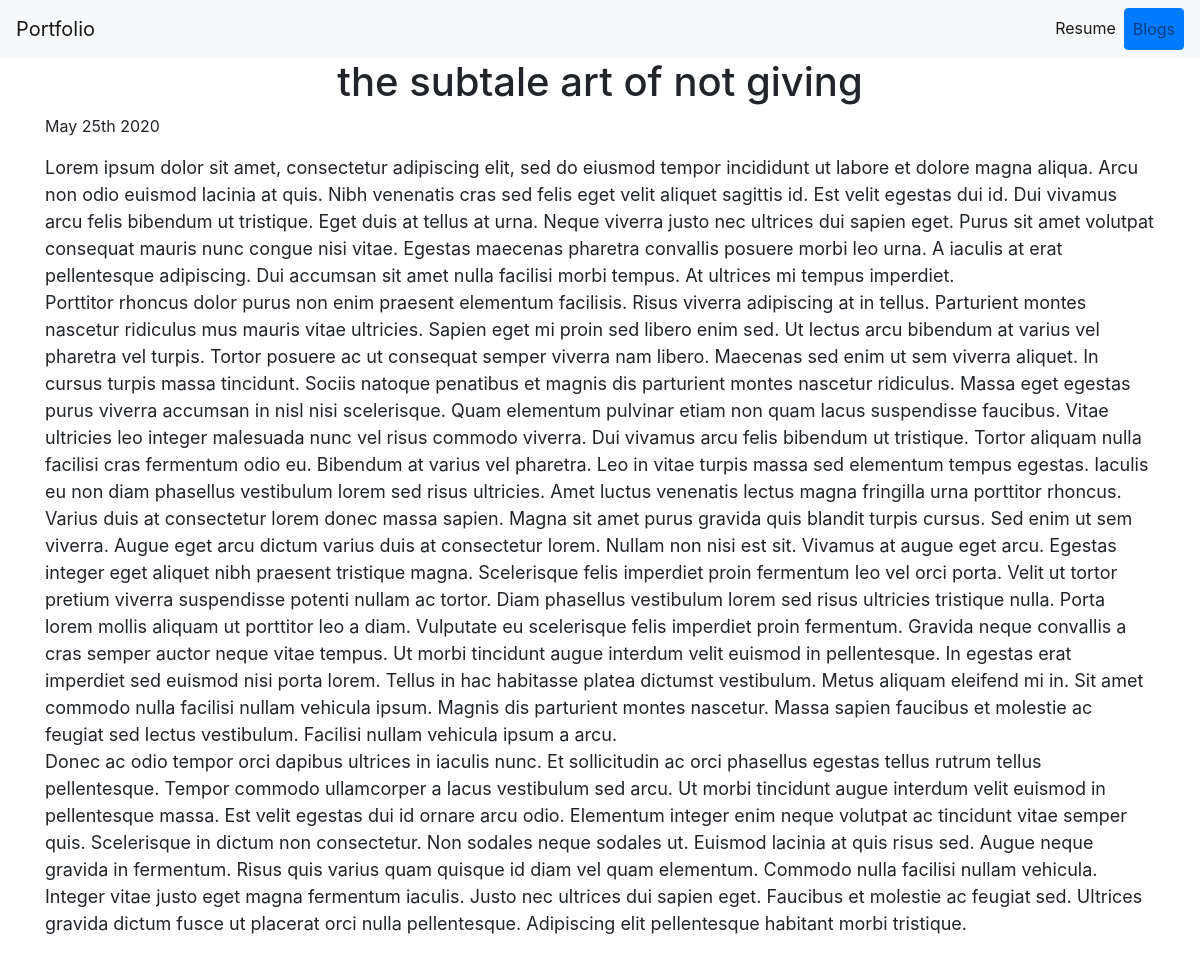
Page /blog/2 on the committed database.
### blog/models.py (models this page shows, shortened)
class Blog(models.Model):
    title = models.CharField(max_length=30)
    date = models.DateField()
    description = models.TextField()

### blog/views.py (the view)
# urls.py: path('<int:blog_id>',views.detail,name='detail'),
def detail(request,blog_id):
    blog = get_object_or_404(Blog,pk=blog_id)
    return render(request,'blog/detail.html',{'blog':blog})

### blog/templates/blog/detail.html
{% extends 'portfolio/base.html' %}
{% block content %}
<div class="container">
    <h1 class="text-center">{{blog.title}}</h1>
<p>{{blog.date|date:'F jS Y'}}</p>
<section style="font-size: large;">
    <p>{{blog.description|safe}}</p>
</section>
</div>
{% endblock%}

### rows in the picture
Blog: title "the subtale art of not giving", date "May 25th 2020", description "Lorem ipsum dolor sit amet, consectetur adipiscing elit, sed do eiusmod tempor incididunt ut labore et dolore magna aliqua. Arcu non odio euismod lacinia at quis. Nibh venenatis cras sed felis eget velit aliquet sagittis id. Est velit egestas dui id. Dui vivamus arcu felis bibendum ut tristique. Eget duis at tellus at urna. Neque viverra justo nec ultrices dui sapien eget. Purus sit amet volutpat consequat mauris nunc congue nisi vitae. Egestas maecenas pharetra convallis posuere morbi leo urna. A iaculis at erat pellentesque adipiscing. Dui accumsan sit amet nulla facilisi morbi tempus. At ultrices mi tempus imperdiet. Porttitor rhoncus dolor purus non enim praesent elementum facilisis.…"
